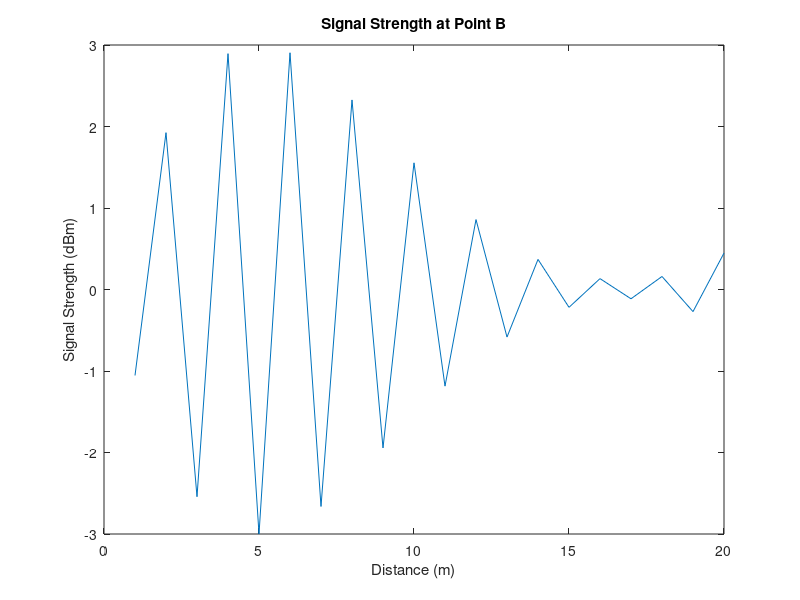

MATLAB code to generate this figure:
clc
clear all
close all
f=900  %frequency (assumed)
hm=1.5 %height of mobile receiver (assumed)
hb=50  %height of transmitter (base station)
h0=30 %height of the building
ds=20  %distance between two buildings
nb=1   %the number of buildings (edges) that are close enough to
        %the direct path to cause significant diffraction
db=1820 %the spacing between adjacent edges
lambda=(3*10^8)/f %wavelength
for d=1:20 %integrating along the width of the road
        r=(1820+d)*0.001; %distance between transmitter and receiver
        s=atand((hb-h0)/r); %the angle between the direct path and a horizontal line across
                            %the tops of the buildings
        k=-s*(sqrt((pi*db*f)/(3*10^8))); %wave number
        Li=10*log(f)+20*log(h0-hm)-10*log(ds)-22.7; %Ikegami model
        Lf=32.4+20*log(r)+20*log(f); %free space 
        Ln=-(3.29+9.9*log(nb))*log(-k)-(0.77+0.26*log(nb)); %flat edge model
        L=Ln+Li+Lf; %total path loss at point B
        E(d)=10*(1/(1i*lambda))*(exp(-1i*L*d))*10^5; %huygens-fresnel diffraction principle
        double(E)
        y=E;
        x=1:1:20;

      end
plot(x,y)
title('Signal Strength at Point B')
xlabel('Distance (m)')
ylabel('Signal Strength (dBm)')

